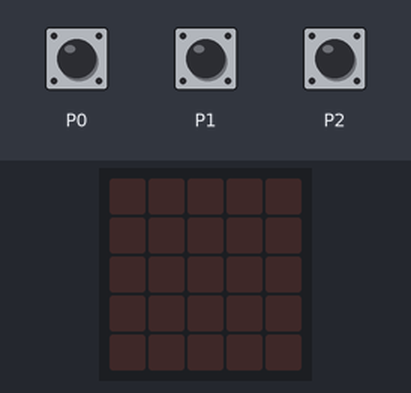
Bench run of a program on a simulated BBC micro:bit (MakeCode). Parts: the board's 5×5 LED display. The inputs (shaded band) are chosen by the test bench.

Above: at 1.2 s.
1.3 s: touch pin P0 pressed for 0.15 s
At 2.3 s:
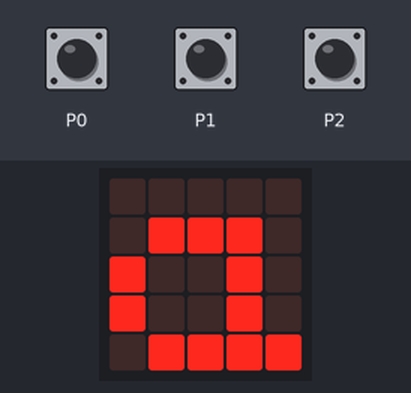
3.0 s: touch pin P1 pressed for 0.15 s
At 4.7 s:
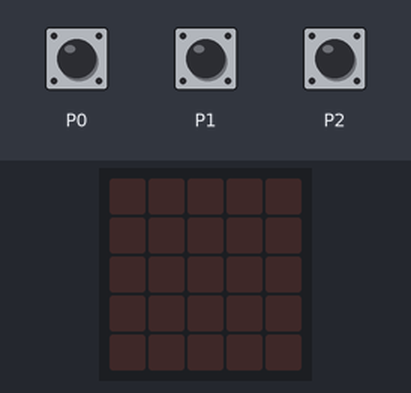
5.2 s: touch pin P0 pressed 2 times (0.12 s each, 0.3 s apart)
At 7.0 s:
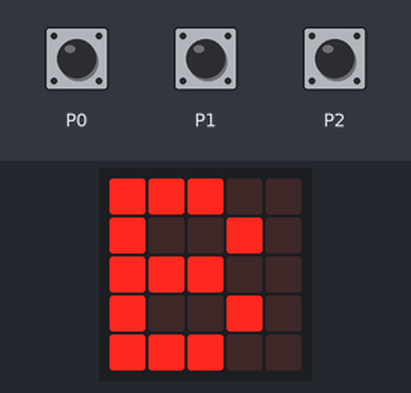
7.5 s: touch pin P0 pressed for 0.15 s
At 9.4 s:
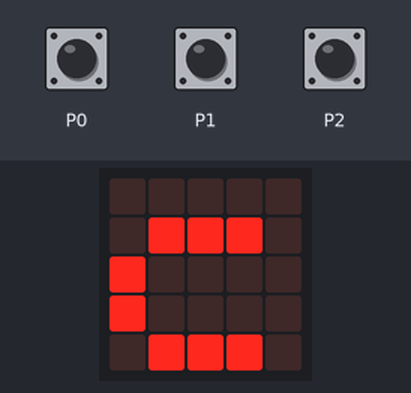
9.7 s: touch pin P2 pressed for 0.15 s
At 11.8 s:
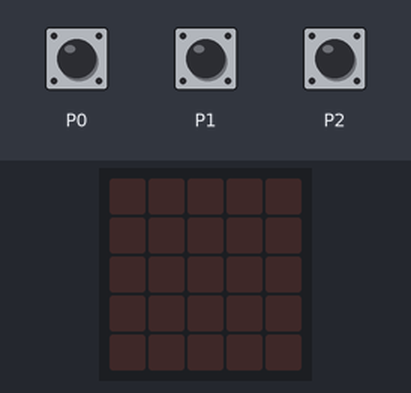
Timing chart, 0 to 13.0 s (numbered marks = the images above; inputs shaded):
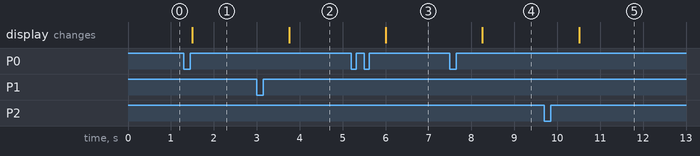

The program:

main.ts
```typescript
input.onPinPressed(TouchPin.P0, function () {
    if (NumeroMessage <= liste_de_textes.length) {
        NumeroMessage += 1
    }
})
input.onPinPressed(TouchPin.P2, function () {
    NumeroMessage = 0
})
input.onPinPressed(TouchPin.P1, function () {
    if (NumeroMessage > 0) {
        NumeroMessage += -1
    }
})
let liste_de_textes: string[] = []
let NumeroMessage = 0
NumeroMessage = 0
liste_de_textes = [
"",
"a",
"B",
"c"
]
basic.forever(function () {
    while (NumeroMessage < liste_de_textes.length) {
        basic.showString("" + (liste_de_textes[NumeroMessage]))
    }
})
```

test.ts
```typescript
// les tests vont ici ; cela ne sera pas compilé si ce paquet est utilisé en tant qu'extension.
```

Measured:
- after the input at 1.3 s, the display: changes after 0.20 s (image 1)
- after the input at 3.0 s, the display: changes after 0.75 s (image 2)
- after the input at 5.2 s, the display: changes after 0.80 s (image 3)
- after the input at 7.5 s, the display: changes after 0.75 s (image 4)
- after the input at 9.7 s, the display: changes after 0.81 s (image 5)
